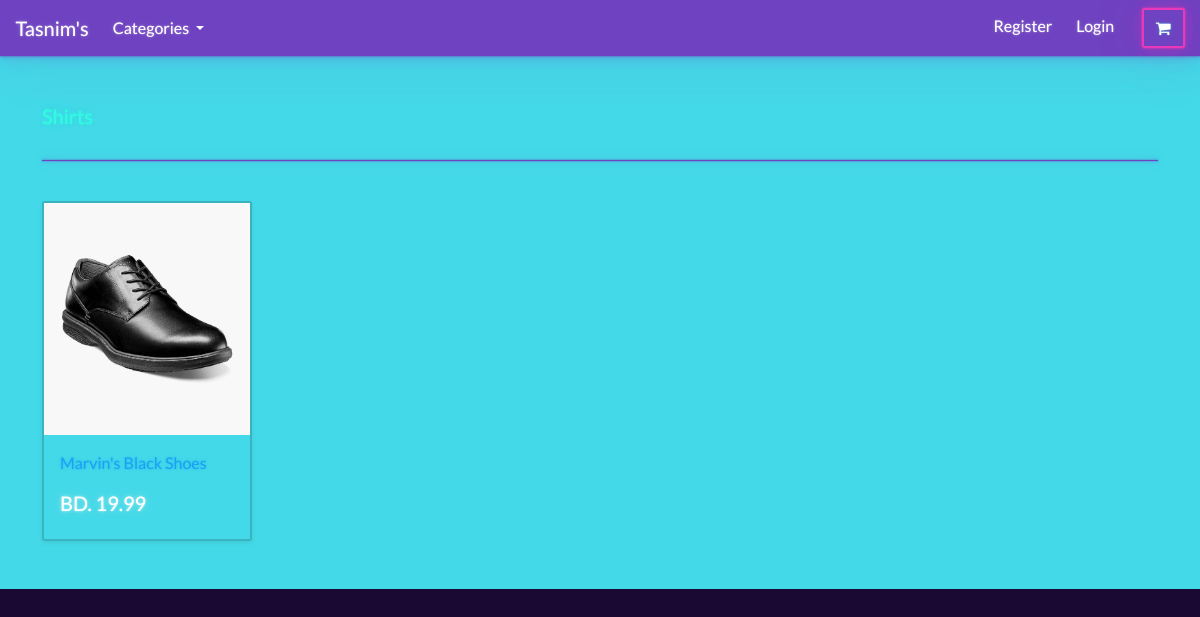
The page /search/shirts/ on the database its author committed.
### store/models.py (models this page shows, shortened)
class Product(models.Model):
    category = models.ForeignKey(Category, related_name='product', on_delete=models.CASCADE, null=True)
    title = models.CharField(max_length=250)
    brand = models.CharField(max_length=250, default='un-branded')
    description = models.TextField(blank=True)
    slug = models.SlugField(max_length=250)
    price = models.DecimalField(max_digits=5, decimal_places=2)
    image = models.ImageField(upload_to='images/', blank=True)
    class Meta:
        verbose_name_plural = 'products'
    def get_absolute_url(self):
        return reverse('product-info', args=[self.slug])

### store/views.py (the view)
# urls.py: path('search/<slug:category_slug>/', views.list_category, name='list-category'),
def list_category(request, category_slug=None):
    category = get_object_or_404(Category, slug=category_slug)
    products = Product.objects.filter(category=category)
    context = {
        'category': category,
        'products': products,
    }
    return render(request, 'store/list-category.html', context=context)

### cart/context_processors.py (called while the page is built)
def cart(request):
    return {'cart': Cart(request)}

### store/models.py (called while the page is built)
    def get_absolute_url(self):
        return reverse('list-category', args=[self.slug])

### store/views.py (called while the page is built)
def categories(request):
    all_categories = Category.objects.all()
    context = {
        'all_categories': all_categories,
    }
    return context

### store/templates/store/list-category.html
{% extends "./base.html" %}
{% load static %}
{% block content %}
<main>
  <div class="album py-5 bg-light">
    <div class="container">
      <div class="pb-3 h5"> {{ category.name | capfirst }} </div>
      <hr>
      <br>
      <div class="row row-cols-1 row-cols-sm-2 row-cols-md-5 g-3">
       {% for product in products %}
        <div class="col">
          <div class="card shadow-sm">
          <img class="img-fluid" alt="Responsive image" src={{ product.image.url }}>
            <div class="card-body">
              <p class="card-text">
                <a class="text-info text-decoration-none" href={{ product.get_absolute_url }}> {{ product.title }} </a>
              </p>
              <div class="d-flex justify-content-between align-items-center">
                <h5> BD. {{ product.price }} </h5>
              </div>
            </div>
          </div>
        </div>
        {% endfor %}
      </div>
    </div>
  </div>
</main>
{% endblock %}

### rows shown on the page
Product: image (picture), title "Marvin's Black Shoes", price "19.99"
